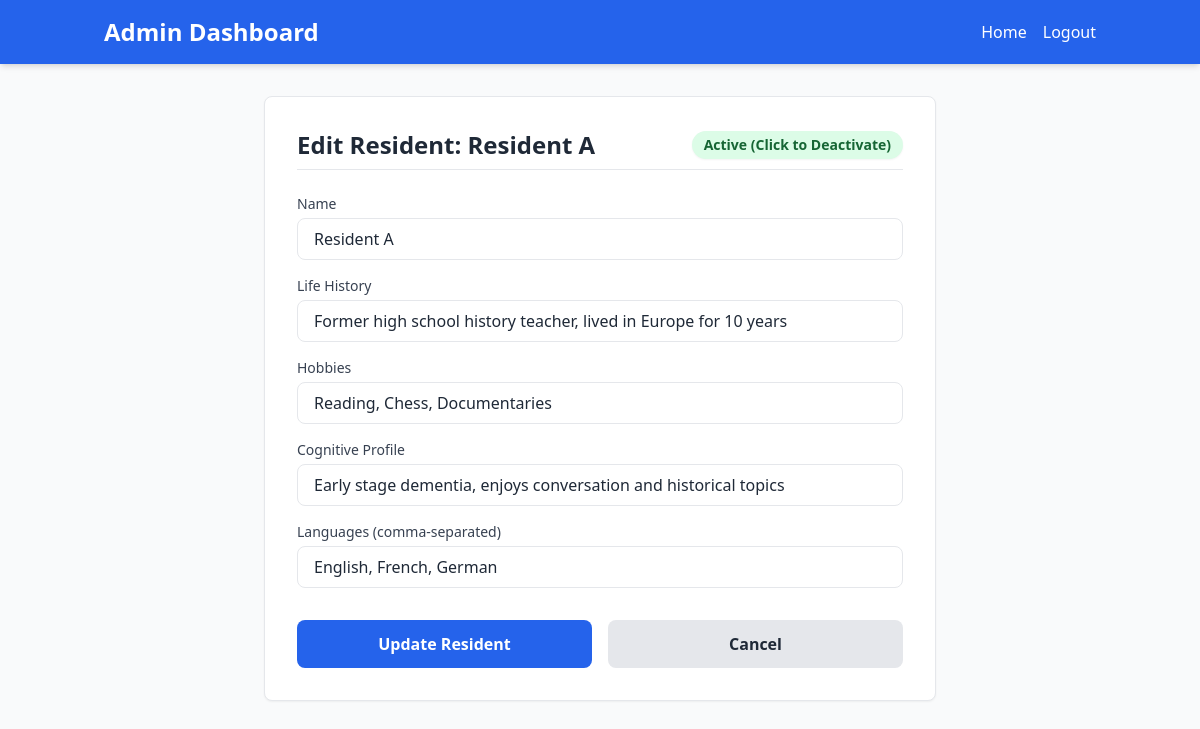
Page /admin/resident/1 (signed in) on the committed database.
### app/models.py (models this page shows)
class Resident(db.Model):
    id = db.Column(db.Integer, primary_key=True)
    name = db.Column(db.String(64), index=True, unique=True)
    life_history = db.Column(db.String(512))
    hobbies = db.Column(db.String(256))
    cognitive_profile = db.Column(db.String(256))
    languages = db.Column(db.String(256))
    is_active = db.Column(db.Boolean, default=True)
    linked_status = db.Column(db.String(256), nullable=True)

### app/routes.py (the view, shortened to what this page needs)
@app.route('/admin/resident/<int:id>', methods=['GET', 'POST'])
@login_required
@admin_required
def edit_resident(id):
    resident = Resident.query.get(id)
    if not resident:
        flash('Resident not found.')
        return redirect(url_for('index'))
    return render_template('edit_resident.html', resident=resident)

### app/models.py (called while the page is built)
@login.user_loader
def load_user(id):
    return User.query.get(int(id))

### app/routes.py (called while the page is built)
def admin_required(f):
    @wraps(f)
    def decorated_function(*args, **kwargs):
        if not current_user.is_authenticated or current_user.role != 'admin':
            flash('You do not have permission to access this page.')
            return redirect(url_for('index'))
        return f(*args, **kwargs)
    return decorated_function

### app/templates/edit_resident.html (shortened to what this page needs)
<!DOCTYPE html>
<html lang="en">
<head>
    <script src="https://cdn.tailwindcss.com"></script>
</head>
<body class="bg-gray-50 text-gray-800 font-sans min-h-screen flex flex-col">
    <header class="bg-blue-600 text-white shadow-md">
        <div class="container mx-auto px-4 py-4 flex justify-between items-center">
            <h1 class="text-2xl font-bold">Admin Dashboard</h1>
            <nav class="flex space-x-4">
                <a href="{{ url_for('index') }}" class="hover:text-blue-200 transition">Home</a>
                <a href="{{ url_for('logout') }}" class="hover:text-blue-200 transition">Logout</a>
            </nav>
        </div>
    </header>
    <main class="flex-grow container mx-auto px-4 py-8">
        <div class="max-w-2xl mx-auto bg-white p-8 rounded-lg shadow-sm border border-gray-200">
            <div class="flex justify-between items-center mb-6 border-b pb-2">
                <h2 class="text-2xl font-bold text-gray-800">Edit Resident: {{ resident.name }}</h2>
                <form method="post"
                    action="{{ url_for('toggle_active', entity_type='resident', user_id=resident.id) }}">
                    <button type="submit"
                        class="px-3 py-1 text-sm font-semibold rounded-full {{ 'bg-green-100 text-green-800 hover:bg-green-200' if resident.is_active else 'bg-gray-100 text-gray-800 hover:bg-gray-200' }} shadow-sm transition">
                        {{ 'Active (Click to Deactivate)' if resident.is_active else 'Inactive (Click to Activate)' }}
                    </button>
                </form>
            </div>
            <form method="post" class="space-y-4">
                <div>
                    <label class="block text-sm font-medium text-gray-700 mb-1">Name</label>
                    <input type="text" name="name" placeholder="Name" value="{{ resident.name }}" required
                        class="w-full px-4 py-2 border rounded-lg focus:outline-none focus:ring-2 focus:ring-blue-500">
                </div>
                <div>
                    <label class="block text-sm font-medium text-gray-700 mb-1">Life History</label>
                    <input type="text" name="life_history" placeholder="Life History"
                        value="{{ resident.life_history if resident.life_history else '' }}"
                        class="w-full px-4 py-2 border rounded-lg focus:outline-none focus:ring-2 focus:ring-blue-500">
                </div>
                <div>
                    <label class="block text-sm font-medium text-gray-700 mb-1">Hobbies</label>
                    <input type="text" name="hobbies" placeholder="Hobbies"
                        value="{{ resident.hobbies if resident.hobbies else '' }}"
                        class="w-full px-4 py-2 border rounded-lg focus:outline-none focus:ring-2 focus:ring-blue-500">
                </div>
                <div>
                    <label class="block text-sm font-medium text-gray-700 mb-1">Cognitive Profile</label>
                    <input type="text" name="cognitive_profile" placeholder="Cognitive Profile"
                        value="{{ resident.cognitive_profile if resident.cognitive_profile else '' }}"
                        class="w-full px-4 py-2 border rounded-lg focus:outline-none focus:ring-2 focus:ring-blue-500">
                </div>
                <div>
                    <label class="block text-sm font-medium text-gray-700 mb-1">Languages (comma-separated)</label>
                    <input type="text" name="languages" placeholder="Languages"
                        value="{{ resident.languages if resident.languages else '' }}"
                        class="w-full px-4 py-2 border rounded-lg focus:outline-none focus:ring-2 focus:ring-blue-500">
                </div>
                <div class="pt-4 flex space-x-4">
                    <button type="submit"
                        class="w-full bg-blue-600 text-white py-3 rounded-lg font-semibold hover:bg-blue-700 transition">Update
                        Resident</button>
                    <a href="{{ url_for('index') }}"
                        class="w-full bg-gray-200 text-gray-800 py-3 rounded-lg font-semibold hover:bg-gray-300 transition text-center flex items-center justify-center">Cancel</a>
                </div>
            </form>
        </div>
    </main>
</body>
</html>

### rows in the picture
Resident: name "Resident A", is_active "Active (Click to Deactivate)", life_history "Former high school history teacher, lived in Europe for 10 years", hobbies "Reading, Chess, Documentaries", cognitive_profile "Early stage dementia, enjoys conversation and historical topics", languages "English, French, German"
